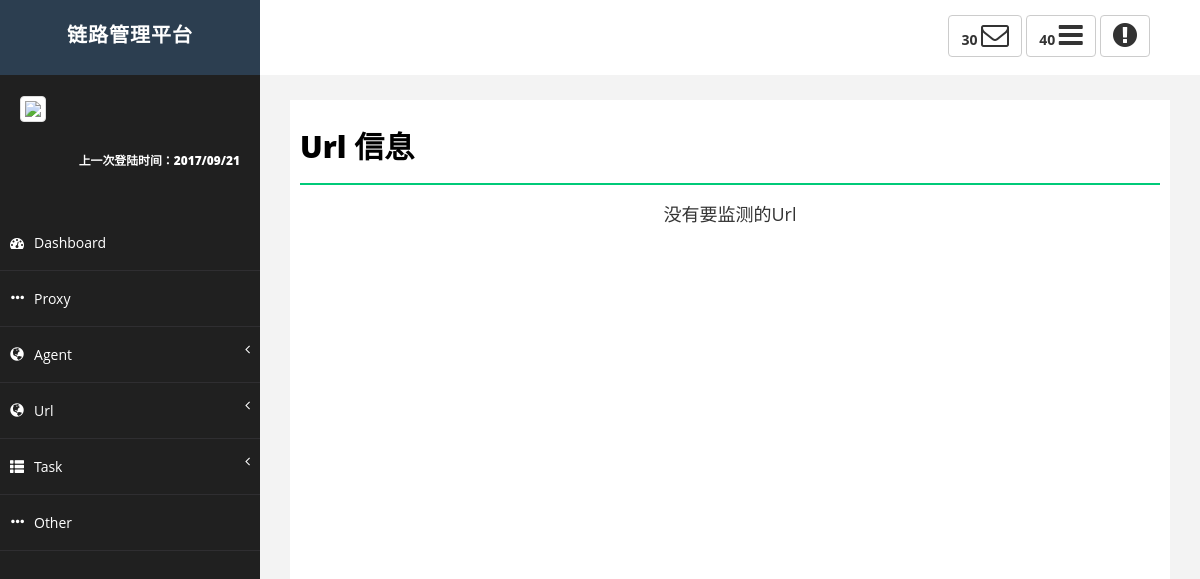
/url_info.html, run on an earlier commit of the app's database.
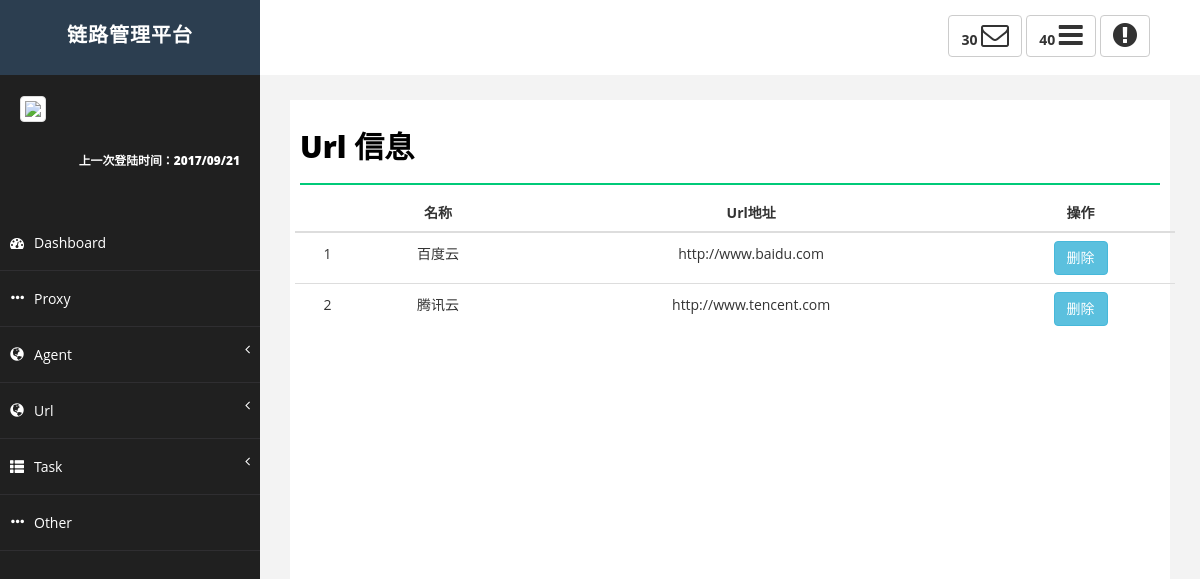
And on a later commit of the database.
### GetIpAddress/models.py (models this page shows)
class UrlInfo(models.Model):
    UrlName = models.CharField(max_length=16, verbose_name='Url名称')
    UrlAddress = models.CharField(max_length=128, verbose_name='Url地址')
    Used = models.IntegerField(default=0)
    Checked = models.IntegerField(default=0)

### GetIpAddress/views.py (the view)
# urls.py: url(r'url_info.html', GetIpAddress.views.url_index),
def url_index(request):
    if request.method == 'GET':
        available_url = models.UrlInfo.objects.filter(Used=0)
        return render(request, 'url_info.html', {'available_url': available_url})

### templates/url_info.html (shortened to what this page needs)
{% extends 'index.html' %}
{% block content_title %}
    <h1 class="page-head-line">Url 信息</h1>
{% endblock %}
{% block content_main %}
    {% if available_url %}
        <div class="table-responsive">
            <table class="table table-hover">
                <thead>
                <tr>
                    <th></th>
                    <th style="text-align: center">名称</th>
                    <th style="text-align: center">Url地址</th>
                    <th style="text-align: center">操作</th>
                </tr>
                </thead>
                <tbody>
                {% for url in available_url %}
                    <tr style="text-align: center" hid="{{ url.id }}">
                        <td style="line-height:inherit">{{ forloop.counter }}</td>
                        <td style="line-height:inherit">{{ url.UrlName }}</td>
                        <td style="line-height:inherit">{{ url.UrlAddress }}</td>
                        <td>
                            <button type="button" class="btn btn-info" data-toggle="modal" name="deleurl"
                                    data-target="#delhost" url_id="{{ url.id }}">
                                删除
                            </button>
                        </td>
                    </tr>
                {% endfor %}
                </tbody>
            </table>
        </div>
    {% else %}
        <h4 style="text-align: center">没有要监测的Url</h4>
    {% endif %}
{% endblock %}

What changed in the data, as far as the page shows it:
added UrlInfo: UrlName "百度云", UrlAddress "http://www.baidu.com"
added UrlInfo: UrlName "腾讯云", UrlAddress "http://www.tencent.com"
Also different on the page:
text no longer shown: "没有要监测的Url"
text now shown: "名称 Url地址 操作"
